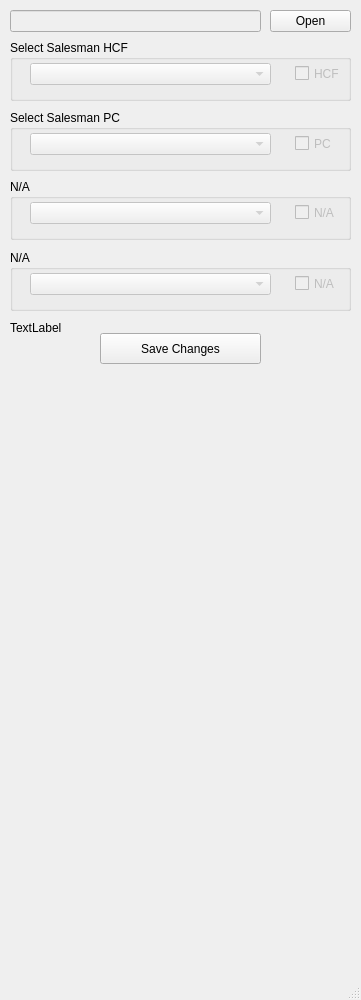
<?xml version="1.0" encoding="UTF-8"?>
<ui version="4.0">
 <class>PJPChanger</class>
 <widget class="QMainWindow" name="PJPChanger">
  <property name="geometry">
   <rect>
    <x>0</x>
    <y>0</y>
    <width>361</width>
    <height>1000</height>
   </rect>
  </property>
  <property name="minimumSize">
   <size>
    <width>361</width>
    <height>1000</height>
   </size>
  </property>
  <property name="maximumSize">
   <size>
    <width>361</width>
    <height>390</height>
   </size>
  </property>
  <property name="windowTitle">
   <string>PJP Changer</string>
  </property>
  <widget class="QWidget" name="centralwidget">
   <widget class="QGroupBox" name="gbXC">
    <property name="geometry">
     <rect>
      <x>10</x>
      <y>250</y>
      <width>341</width>
      <height>61</height>
     </rect>
    </property>
    <property name="styleSheet">
     <string notr="true"/>
    </property>
    <property name="title">
     <string>N/A</string>
    </property>
    <widget class="QComboBox" name="cbXC">
     <property name="enabled">
      <bool>false</bool>
     </property>
     <property name="geometry">
      <rect>
       <x>20</x>
       <y>23</y>
       <width>241</width>
       <height>22</height>
      </rect>
     </property>
     <property name="maximumSize">
      <size>
       <width>341</width>
       <height>233</height>
      </size>
     </property>
    </widget>
    <widget class="QCheckBox" name="ckXC">
     <property name="enabled">
      <bool>false</bool>
     </property>
     <property name="geometry">
      <rect>
       <x>285</x>
       <y>25</y>
       <width>70</width>
       <height>17</height>
      </rect>
     </property>
     <property name="text">
      <string>N/A</string>
     </property>
    </widget>
   </widget>
   <widget class="QGroupBox" name="gbDC">
    <property name="geometry">
     <rect>
      <x>10</x>
      <y>179</y>
      <width>341</width>
      <height>61</height>
     </rect>
    </property>
    <property name="title">
     <string>N/A</string>
    </property>
    <widget class="QComboBox" name="cbDC">
     <property name="enabled">
      <bool>false</bool>
     </property>
     <property name="geometry">
      <rect>
       <x>20</x>
       <y>23</y>
       <width>241</width>
       <height>22</height>
      </rect>
     </property>
     <property name="maximumSize">
      <size>
       <width>341</width>
       <height>233</height>
      </size>
     </property>
    </widget>
    <widget class="QCheckBox" name="ckDC">
     <property name="enabled">
      <bool>false</bool>
     </property>
     <property name="geometry">
      <rect>
       <x>285</x>
       <y>25</y>
       <width>70</width>
       <height>17</height>
      </rect>
     </property>
     <property name="text">
      <string>N/A</string>
     </property>
    </widget>
   </widget>
   <widget class="QPushButton" name="btSave">
    <property name="geometry">
     <rect>
      <x>100</x>
      <y>333</y>
      <width>161</width>
      <height>31</height>
     </rect>
    </property>
    <property name="text">
     <string>Save Changes</string>
    </property>
   </widget>
   <widget class="QLineEdit" name="edFile">
    <property name="enabled">
     <bool>false</bool>
    </property>
    <property name="geometry">
     <rect>
      <x>10</x>
      <y>10</y>
      <width>251</width>
      <height>22</height>
     </rect>
    </property>
    <property name="frame">
     <bool>true</bool>
    </property>
    <property name="readOnly">
     <bool>true</bool>
    </property>
   </widget>
   <widget class="QGroupBox" name="gbHCF">
    <property name="geometry">
     <rect>
      <x>10</x>
      <y>40</y>
      <width>341</width>
      <height>61</height>
     </rect>
    </property>
    <property name="title">
     <string>Select Salesman HCF</string>
    </property>
    <widget class="QComboBox" name="cbHCF">
     <property name="enabled">
      <bool>false</bool>
     </property>
     <property name="geometry">
      <rect>
       <x>20</x>
       <y>23</y>
       <width>241</width>
       <height>22</height>
      </rect>
     </property>
     <property name="currentText">
      <string/>
     </property>
    </widget>
    <widget class="QCheckBox" name="ckHCF">
     <property name="enabled">
      <bool>false</bool>
     </property>
     <property name="geometry">
      <rect>
       <x>285</x>
       <y>25</y>
       <width>70</width>
       <height>17</height>
      </rect>
     </property>
     <property name="text">
      <string>HCF</string>
     </property>
    </widget>
   </widget>
   <widget class="QLabel" name="lbPath">
    <property name="geometry">
     <rect>
      <x>10</x>
      <y>320</y>
      <width>55</width>
      <height>16</height>
     </rect>
    </property>
    <property name="text">
     <string>TextLabel</string>
    </property>
   </widget>
   <widget class="QGroupBox" name="gbPC">
    <property name="geometry">
     <rect>
      <x>10</x>
      <y>110</y>
      <width>341</width>
      <height>61</height>
     </rect>
    </property>
    <property name="title">
     <string>Select Salesman PC</string>
    </property>
    <widget class="QComboBox" name="cbPC">
     <property name="enabled">
      <bool>false</bool>
     </property>
     <property name="geometry">
      <rect>
       <x>20</x>
       <y>23</y>
       <width>241</width>
       <height>22</height>
      </rect>
     </property>
     <property name="maximumSize">
      <size>
       <width>341</width>
       <height>233</height>
      </size>
     </property>
    </widget>
    <widget class="QCheckBox" name="ckPC">
     <property name="enabled">
      <bool>false</bool>
     </property>
     <property name="geometry">
      <rect>
       <x>285</x>
       <y>25</y>
       <width>70</width>
       <height>17</height>
      </rect>
     </property>
     <property name="text">
      <string>PC</string>
     </property>
    </widget>
   </widget>
   <widget class="QPushButton" name="btOpen">
    <property name="geometry">
     <rect>
      <x>270</x>
      <y>10</y>
      <width>81</width>
      <height>22</height>
     </rect>
    </property>
    <property name="text">
     <string>Open</string>
    </property>
   </widget>
  </widget>
  <widget class="QMenuBar" name="menubar">
   <property name="geometry">
    <rect>
     <x>0</x>
     <y>0</y>
     <width>361</width>
     <height>21</height>
    </rect>
   </property>
  </widget>
  <widget class="QStatusBar" name="statusbar">
   <property name="minimumSize">
    <size>
     <width>361</width>
     <height>0</height>
    </size>
   </property>
   <property name="maximumSize">
    <size>
     <width>361</width>
     <height>16777215</height>
    </size>
   </property>
   <property name="font">
    <font>
     <pointsize>8</pointsize>
    </font>
   </property>
   <property name="autoFillBackground">
    <bool>true</bool>
   </property>
   <property name="styleSheet">
    <string notr="true">color: #a5a5a5;</string>
   </property>
   <property name="sizeGripEnabled">
    <bool>true</bool>
   </property>
  </widget>
 </widget>
 <resources>
  <include location="res_rc.qrc"/>
 </resources>
 <connections/>
</ui>
